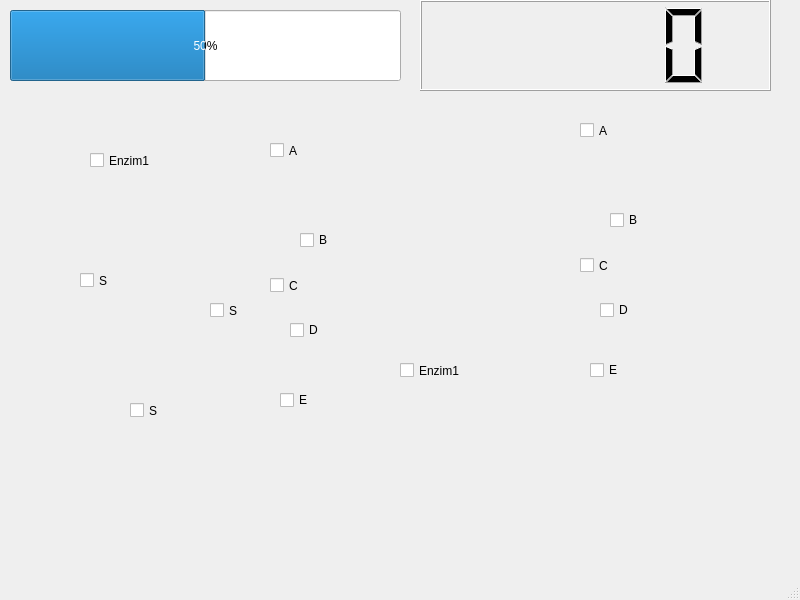
<?xml version="1.0" encoding="UTF-8"?>
<ui version="4.0">
 <class>MainWindow</class>
 <widget class="QMainWindow" name="MainWindow">
  <property name="geometry">
   <rect>
    <x>0</x>
    <y>0</y>
    <width>800</width>
    <height>600</height>
   </rect>
  </property>
  <property name="windowTitle">
   <string>MainWindow</string>
  </property>
  <widget class="QWidget" name="centralwidget">
   <widget class="QCheckBox" name="checkBox">
    <property name="geometry">
     <rect>
      <x>580</x>
      <y>100</y>
      <width>91</width>
      <height>61</height>
     </rect>
    </property>
    <property name="text">
     <string>A</string>
    </property>
   </widget>
   <widget class="QCheckBox" name="checkBox_2">
    <property name="geometry">
     <rect>
      <x>610</x>
      <y>210</y>
      <width>90</width>
      <height>20</height>
     </rect>
    </property>
    <property name="text">
     <string>B</string>
    </property>
   </widget>
   <widget class="QCheckBox" name="checkBox_3">
    <property name="geometry">
     <rect>
      <x>580</x>
      <y>230</y>
      <width>111</width>
      <height>71</height>
     </rect>
    </property>
    <property name="text">
     <string>C</string>
    </property>
   </widget>
   <widget class="QCheckBox" name="checkBox_4">
    <property name="geometry">
     <rect>
      <x>600</x>
      <y>300</y>
      <width>90</width>
      <height>20</height>
     </rect>
    </property>
    <property name="text">
     <string>D</string>
    </property>
   </widget>
   <widget class="QCheckBox" name="checkBox_5">
    <property name="geometry">
     <rect>
      <x>590</x>
      <y>360</y>
      <width>90</width>
      <height>20</height>
     </rect>
    </property>
    <property name="text">
     <string>E</string>
    </property>
   </widget>
   <widget class="QCheckBox" name="checkBox_6">
    <property name="geometry">
     <rect>
      <x>270</x>
      <y>120</y>
      <width>91</width>
      <height>61</height>
     </rect>
    </property>
    <property name="text">
     <string>A</string>
    </property>
   </widget>
   <widget class="QCheckBox" name="checkBox_7">
    <property name="geometry">
     <rect>
      <x>300</x>
      <y>230</y>
      <width>90</width>
      <height>20</height>
     </rect>
    </property>
    <property name="text">
     <string>B</string>
    </property>
   </widget>
   <widget class="QCheckBox" name="checkBox_8">
    <property name="geometry">
     <rect>
      <x>290</x>
      <y>320</y>
      <width>90</width>
      <height>20</height>
     </rect>
    </property>
    <property name="text">
     <string>D</string>
    </property>
   </widget>
   <widget class="QCheckBox" name="checkBox_9">
    <property name="geometry">
     <rect>
      <x>280</x>
      <y>390</y>
      <width>90</width>
      <height>20</height>
     </rect>
    </property>
    <property name="text">
     <string>E</string>
    </property>
   </widget>
   <widget class="QCheckBox" name="checkBox_10">
    <property name="geometry">
     <rect>
      <x>270</x>
      <y>250</y>
      <width>111</width>
      <height>71</height>
     </rect>
    </property>
    <property name="text">
     <string>C</string>
    </property>
   </widget>
   <widget class="QProgressBar" name="progressBar">
    <property name="geometry">
     <rect>
      <x>10</x>
      <y>10</y>
      <width>391</width>
      <height>71</height>
     </rect>
    </property>
    <property name="value">
     <number>50</number>
    </property>
   </widget>
   <widget class="QLCDNumber" name="lcdNumber">
    <property name="geometry">
     <rect>
      <x>420</x>
      <y>0</y>
      <width>351</width>
      <height>91</height>
     </rect>
    </property>
   </widget>
   <widget class="QCheckBox" name="checkBox_11">
    <property name="geometry">
     <rect>
      <x>90</x>
      <y>130</y>
      <width>91</width>
      <height>61</height>
     </rect>
    </property>
    <property name="text">
     <string>Enzim1</string>
    </property>
   </widget>
   <widget class="QCheckBox" name="checkBox_12">
    <property name="geometry">
     <rect>
      <x>210</x>
      <y>280</y>
      <width>91</width>
      <height>61</height>
     </rect>
    </property>
    <property name="text">
     <string>S</string>
    </property>
   </widget>
   <widget class="QCheckBox" name="checkBox_13">
    <property name="geometry">
     <rect>
      <x>80</x>
      <y>250</y>
      <width>91</width>
      <height>61</height>
     </rect>
    </property>
    <property name="text">
     <string>S</string>
    </property>
   </widget>
   <widget class="QCheckBox" name="checkBox_14">
    <property name="geometry">
     <rect>
      <x>130</x>
      <y>380</y>
      <width>91</width>
      <height>61</height>
     </rect>
    </property>
    <property name="text">
     <string>S</string>
    </property>
   </widget>
   <widget class="QCheckBox" name="checkBox_15">
    <property name="geometry">
     <rect>
      <x>400</x>
      <y>340</y>
      <width>91</width>
      <height>61</height>
     </rect>
    </property>
    <property name="text">
     <string>Enzim1</string>
    </property>
   </widget>
  </widget>
  <widget class="QMenuBar" name="menubar">
   <property name="geometry">
    <rect>
     <x>0</x>
     <y>0</y>
     <width>800</width>
     <height>20</height>
    </rect>
   </property>
  </widget>
  <widget class="QStatusBar" name="statusbar"/>
 </widget>
 <resources/>
 <connections/>
</ui>
